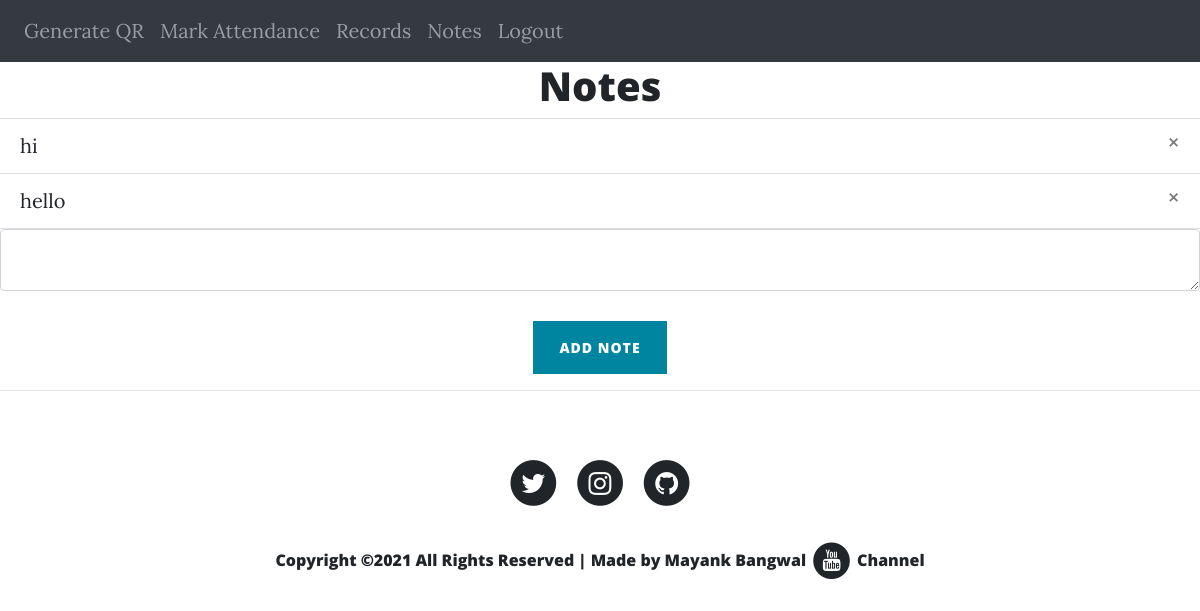
The page /note (signed in) on the database as committed earlier.
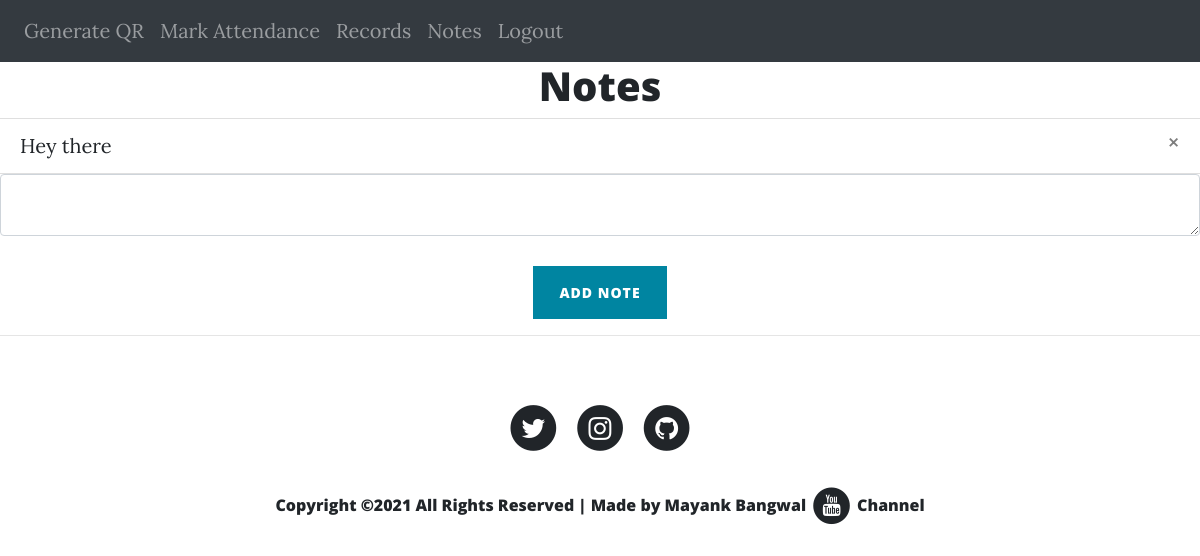
The same page on the database as committed later.
### website/models.py (models this page shows)
class Note(db.Model):
    id = db.Column(db.Integer, primary_key=True)
    data = db.Column(db.String(10000))
    date = db.Column(db.DateTime(timezone=True), default=func.now())
    user_id = db.Column(db.Integer, db.ForeignKey('user.id'))

### website/views.py (the view, shortened to what this page needs)
@views.route('/note', methods=['GET', 'POST'])
@login_required
def home():
    return render_template("notes.html", user=current_user)

### website/__init__.py (called while the page is built)
def create_app():
    app = Flask(__name__)
    app.config['SECRET_KEY'] = 'mayank bangwal'
    app.config['SQLALCHEMY_DATABASE_URI'] = f'sqlite:///{DB_NAME}'
    app.config['SQLALCHEMY_TRACK_MODIFICATIONS'] = True
    db.init_app(app)
    from .views import views
    from .auth import auth
    app.register_blueprint(views, url_prefix='/')
    app.register_blueprint(auth, url_prefix='/')
    from .models import User
    create_database(app)
    login_manager = LoginManager()
    login_manager.login_view = 'auth.login'
    login_manager.init_app(app)
    @login_manager.user_loader
    def load_user(id):
        return User.query.get(int(id))
    return app

### website/templates/notes.html
{% extends "base.html" %} {% block title %}Note{% endblock %} {% block body %}
<h1 align="center">Notes</h1>
<ul class="list-group list-group-flush" id="notes">
  {% for note in user.notes %}
  <li class="list-group-item">
    {{ note.data }}
    <button type="button" class="close" onClick="deleteNote({{ note.id }})">
      <span aria-hidden="true">&times;</span>
    </button>
  </li>
  {% endfor %}
</ul>
<form method="POST">
  <textarea name="note" id="note" class="form-control"></textarea>
  <br />
  <div align="center">
    <button type="submit" class="btn btn-primary">Add Note</button>
  </div>
</form>
{% endblock %}

### website/templates/base.html (shortened to what this page needs)
<!DOCTYPE html>
<html lang="en">
  <head>
    <link href="{{ url_for('static', filename='vendor/bootstrap/css/bootstrap.min.css') }}" rel="stylesheet">
    <link href="{{ url_for('static', filename='vendor/font-awesome/css/font-awesome.min.css') }}" rel="stylesheet" type="text/css">
    <link href="{{ url_for('static', filename='css/clean-blog.min.css') }}" rel="stylesheet">
  </head>
  <body>
    <nav class="navbar navbar-expand-lg navbar-dark bg-dark">
      <div class="collapse navbar-collapse" id="navbar">
        <div class="navbar-nav">
          {% if user.is_authenticated %}
          <a class="nav-item nav-link" id="generate" href="/generate">Generate QR</a>
          <a class="nav-item nav-link" id="attendance" href="/attendance">Mark Attendance</a>
          <a class="nav-item nav-link" id="records" href="/records">Records</a>
          <a class="nav-item nav-link" id="note" href="/note">Notes</a>
          <a class="nav-item nav-link" id="logout" href="/logout">Logout</a>
          {% else %}
          <a class="nav-item nav-link" id="login" href="/login">Login</a>
          <a class="nav-item nav-link" id="signUp" href="/sign-up">Sign Up</a>
          {% endif %}
        </div>
      </div>
    </nav>
    {% block body %} {% endblock %}
    <hr>
  <footer>
      <div class="container">
        <div class="row">
          <div class="col-lg-8 col-md-10 mx-auto">
            <ul class="list-inline text-center">
              <li class="list-inline-item">
                <a href="https://twitter.com/ItsMeDragonite" target="_blank">
                  <span class="fa-stack fa-lg">
                    <i class="fa fa-circle fa-stack-2x"></i>
                    <i class="fa fa-twitter fa-stack-1x fa-inverse"></i>
                  </span>
                </a>
              </li>
              <li class="list-inline-item">
                <a href="https://www.instagram.com/bakamyk/" target="_blank">
                  <span class="fa-stack fa-lg">
                    <i class="fa fa-circle fa-stack-2x"></i>
                    <i class="fa fa-instagram fa-stack-1x fa-inverse"></i>
                  </span>
                </a>
              </li>
              <li class="list-inline-item">
                <a href="https://github.com/mykbgwl" target="_blank">
                  <span class="fa-stack fa-lg">
                    <i class="fa fa-circle fa-stack-2x"></i>
                    <i class="fa fa-github fa-stack-1x fa-inverse"></i>
                  </span>
                </a>
              </li>
            </ul>
            <center>
            <p class="copyright text-center"><h6 class="text-gray">
                Copyright ©2021 All Rights Reserved | Made by
                <a href="https://www.youtube.com/channel/UCoS64ZGsGjzI4BT2cUIM_og/" target="_black">Mayank Bangwal
                  <span class="fa-stack fa-lg">
                    <i class="fa fa-circle fa-stack-2x"></i>
                    <i class="fa fa-youtube fa-stack-1x fa-inverse"></i>
                  </span>
                    Channel</a>
            </h6>
            </p>
            </center>
          </div>
        </div>
      </div>
    </footer>
  </body>
</html>

Rows that differ between the two databases and show on the page:
removed Note: data "hello"
changed Note: data "hi" → "Hey there"
